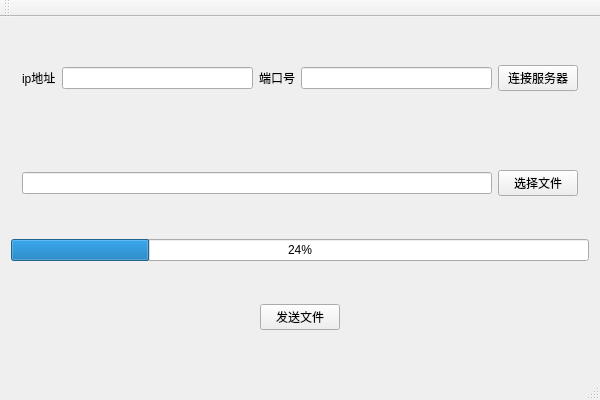
<?xml version="1.0" encoding="UTF-8"?>
<ui version="4.0">
 <class>demo1Class</class>
 <widget class="QMainWindow" name="demo1Class">
  <property name="geometry">
   <rect>
    <x>0</x>
    <y>0</y>
    <width>600</width>
    <height>400</height>
   </rect>
  </property>
  <property name="windowTitle">
   <string>demo1</string>
  </property>
  <widget class="QWidget" name="centralWidget">
   <layout class="QVBoxLayout" name="verticalLayout">
    <item>
     <widget class="QWidget" name="widget" native="true">
      <layout class="QHBoxLayout" name="horizontalLayout">
       <item>
        <widget class="QLabel" name="label">
         <property name="text">
          <string>ip地址</string>
         </property>
        </widget>
       </item>
       <item>
        <widget class="QLineEdit" name="ip"/>
       </item>
       <item>
        <widget class="QLabel" name="label_2">
         <property name="text">
          <string>端口号</string>
         </property>
        </widget>
       </item>
       <item>
        <widget class="QLineEdit" name="port"/>
       </item>
       <item>
        <widget class="QPushButton" name="connectStart">
         <property name="text">
          <string>连接服务器</string>
         </property>
        </widget>
       </item>
      </layout>
     </widget>
    </item>
    <item>
     <widget class="QWidget" name="widget_2" native="true">
      <layout class="QHBoxLayout" name="horizontalLayout_2">
       <item>
        <widget class="QLineEdit" name="filePath"/>
       </item>
       <item>
        <widget class="QPushButton" name="selFile">
         <property name="text">
          <string>选择文件</string>
         </property>
        </widget>
       </item>
      </layout>
     </widget>
    </item>
    <item>
     <widget class="QProgressBar" name="progressBar">
      <property name="value">
       <number>24</number>
      </property>
     </widget>
    </item>
    <item>
     <widget class="QWidget" name="widget_3" native="true">
      <layout class="QHBoxLayout" name="horizontalLayout_3">
       <item>
        <spacer name="horizontalSpacer">
         <property name="orientation">
          <enum>Qt::Horizontal</enum>
         </property>
         <property name="sizeHint" stdset="0">
          <size>
           <width>231</width>
           <height>20</height>
          </size>
         </property>
        </spacer>
       </item>
       <item>
        <widget class="QPushButton" name="sendFile">
         <property name="text">
          <string>发送文件</string>
         </property>
        </widget>
       </item>
       <item>
        <spacer name="horizontalSpacer_2">
         <property name="orientation">
          <enum>Qt::Horizontal</enum>
         </property>
         <property name="sizeHint" stdset="0">
          <size>
           <width>230</width>
           <height>20</height>
          </size>
         </property>
        </spacer>
       </item>
      </layout>
     </widget>
    </item>
   </layout>
  </widget>
  <widget class="QMenuBar" name="menuBar">
   <property name="geometry">
    <rect>
     <x>0</x>
     <y>0</y>
     <width>600</width>
     <height>26</height>
    </rect>
   </property>
  </widget>
  <widget class="QToolBar" name="mainToolBar">
   <attribute name="toolBarArea">
    <enum>TopToolBarArea</enum>
   </attribute>
   <attribute name="toolBarBreak">
    <bool>false</bool>
   </attribute>
  </widget>
  <widget class="QStatusBar" name="statusBar"/>
 </widget>
 <layoutdefault spacing="6" margin="11"/>
 <resources>
  <include location="demo1.qrc"/>
 </resources>
 <connections/>
</ui>
